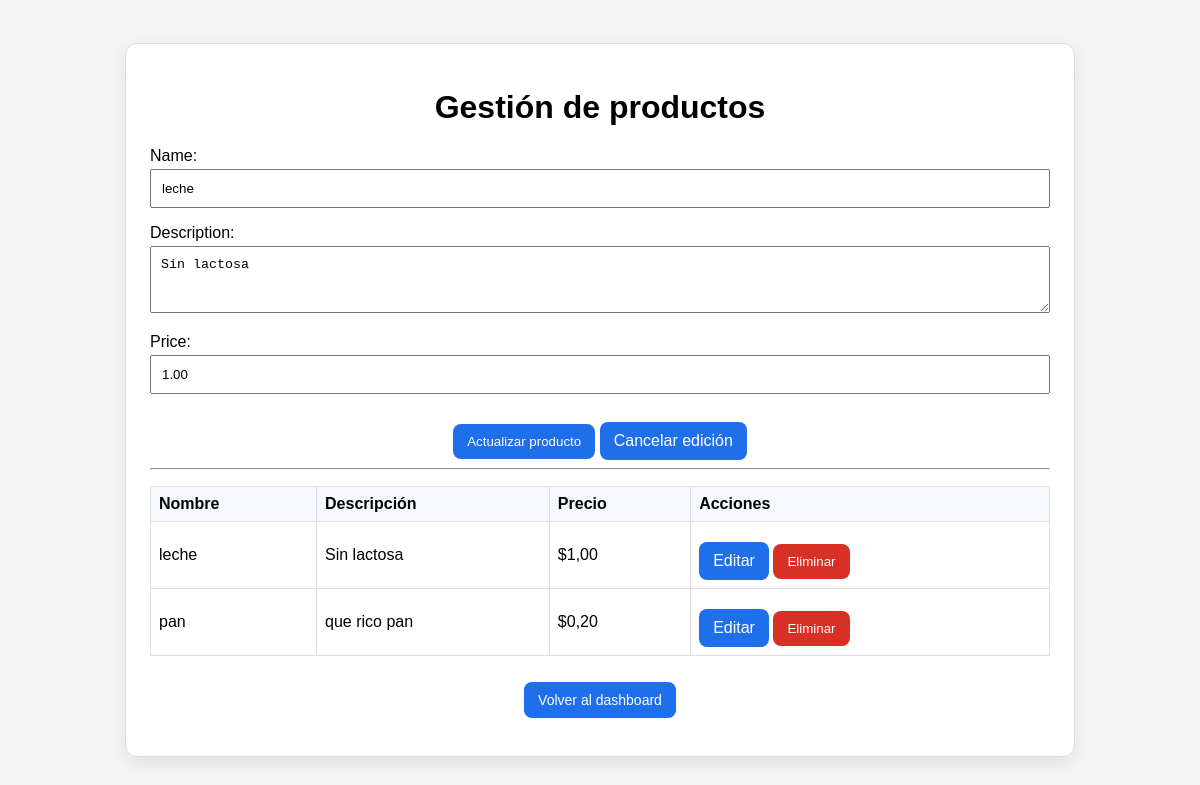
The app's page /products/2/edit/ (signed in) with its own data.
### core/models.py (models this page shows, shortened)
class Product(models.Model):
    name = models.CharField(max_length=120)
    description = models.TextField(blank=True)
    price = models.DecimalField(max_digits=10, decimal_places=2)
    created_at = models.DateTimeField(auto_now_add=True)
    updated_at = models.DateTimeField(auto_now=True)
    class Meta:
        ordering = ["name"]

### core/views.py (the view)
# urls.py: path("products/<int:product_id>/edit/", product_edit_view, name="product-edit"),
@login_required
def product_edit_view(request, product_id):
    product = get_object_or_404(Product, id=product_id)
    if request.method == "POST":
        form = ProductForm(request.POST, instance=product)
        if form.is_valid():
            form.save()
            return redirect("products")
    else:
        form = ProductForm(instance=product)
    products = Product.objects.all()
    return render(
        request,
        "products.html",
        {
            "form": form,
            "products": products,
            "is_edit": True,
            "editing_product": product,
        },
    )

### core/forms.py
class ProductForm(forms.ModelForm):
    class Meta:
        model = Product
        fields = ["name", "description", "price"]
        widgets = {
            "description": forms.Textarea(attrs={"rows": 3}),
        }

### templates/products.html (shortened to what this page needs)
{% extends "base.html" %}
{% block content %}
<h1>Gestión de productos</h1>
<form method="post">
  {{ form.as_p }}
  <button type="submit">{% if is_edit %}Actualizar{% else %}Agregar{% endif %} producto</button>
  {% if is_edit %}
  <a class="btn-link" href="{% url 'products' %}">Cancelar edición</a>
  {% endif %}
</form>
<hr />
{% if products %}
<table>
  <thead>
    <tr>
      <th>Nombre</th>
      <th>Descripción</th>
      <th>Precio</th>
      <th>Acciones</th>
    </tr>
  </thead>
  <tbody>
    {% for product in products %}
    <tr>
      <td>{{ product.name }}</td>
      <td>{{ product.description|default:"-" }}</td>
      <td>${{ product.price }}</td>
      <td>
        <a class="btn-link" href="{% url 'product-edit' product.id %}">Editar</a>
        <form method="post" action="{% url 'product-delete' product.id %}" class="inline-form">
          <button type="submit" class="danger-btn">Eliminar</button>
        </form>
      </td>
    </tr>
    {% endfor %}
  </tbody>
</table>
{% else %}
<p>Aún no hay productos registrados.</p>
{% endif %}
<p class="small">
  <a class="btn-link" href="{% url 'dashboard' %}">Volver al dashboard</a>
</p>
{% endblock %}

### templates/base.html (style rules this page uses)
body { margin: 0; min-height: 100vh; display: flex; align-items: center; justify-content: center; font-family: Arial, sans-serif; background: #f4f4f4; }
form p { text-align: left; }
input, textarea { width: 100%; box-sizing: border-box; padding: 10px; margin-top: 4px; }
button, .btn-link { margin-top: 12px; display: inline-block; border: none; background: #1f6feb; color: white; padding: 10px 14px; border-radius: 8px; text-decoration: none; cursor: pointer; }
.danger-btn { background: #d93025; }
.small { margin-top: 14px; font-size: 14px; }
table { width: 100%; border-collapse: collapse; margin-top: 16px; }
th, td { border: 1px solid #ddd; padding: 8px; text-align: left; }
th { background: #f5f8ff; }
.inline-form { display: inline; }
.inline-form button, .inline-form .btn-link { margin-top: 0; }

### records on screen
Product: name "leche", description "Sin lactosa", price "1.00", price "1,00"
Product: name "pan", description "que rico pan", price "0,20"
